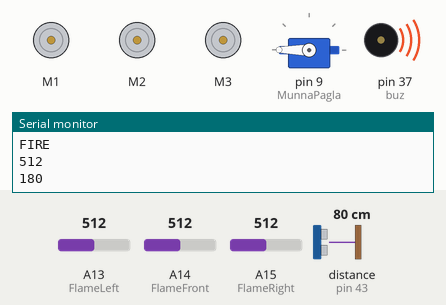
Simulated run of this sketch. Board: Arduino Mega 2560, built with avr-gcc and run on an emulated ATmega2560. On the bench: 3 × DC motor (green arrow = forward, orange = backward, longer = faster), servo, buzzer (waves = sounding, pin HIGH), the last lines printed to the serial monitor. The test bench sets the inputs (shaded band); at power-on: distance to the obstacle (sensor on pin 43) 80 cm, A15 (FlameRight) = 512, A14 (FlameFront) = 512, A13 (FlameLeft) = 512. The echo pulse lasts 58.3 µs per cm; random numbers use the default seed unless the sketch sets one; pins used as bus, display or sensor lines are not drawn.

Above: at 9.8 s.
9.9 s: distance to the obstacle (sensor on pin 43) set to 2 cm
At 18.4 s:
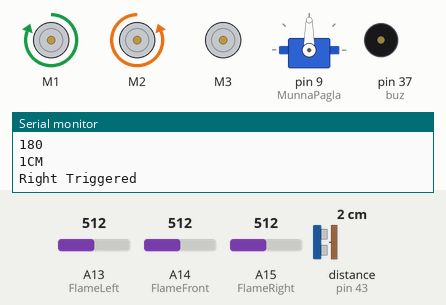
21.0 s: A15 (FlameRight) set to 505
31.5 s: A14 (FlameFront) set to 496
At 41.4 s:
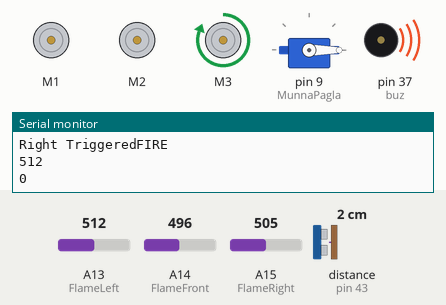
45.5 s: A14 (FlameFront) set to 716
59.5 s: A14 (FlameFront) set to 490
At 69.9 s:
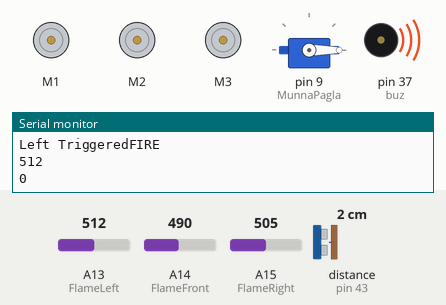
Timing chart, 0 to 71.5 s (numbered marks = the images above; inputs shaded):
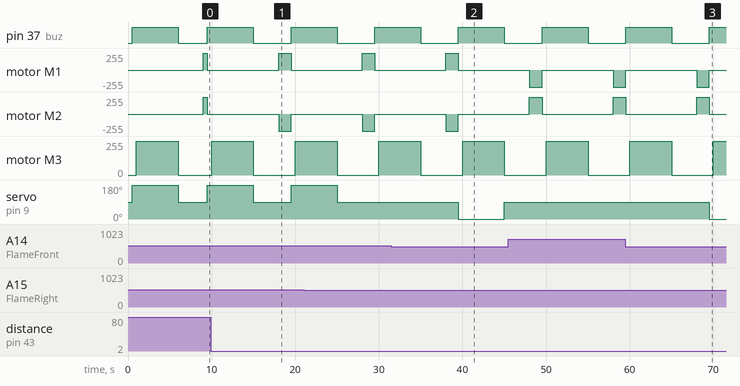

The sketch:

Jisan.ino
```cpp
#include <Servo.h>
#include <AFMotor.h>
Servo MunnaPagla;
AF_DCMotor motor1(1);
AF_DCMotor motor2(2);
AF_DCMotor Pump(3);
const int FlameRight=A15;
const int FlameFront=A14;
const int FlameLeft=A13;
const int threshold=500;
const int trigPin = 41;
const int echoPin = 43;
const int buz = 37;
int FlameR1=0;
int FlameF2=0;
int FlameL3=0;
int high=0;
int servoPos=0;
int distance=0;
int randomdir=0;
void setup() {
       MunnaPagla.write(90);
       Serial.begin(9600);
       pinMode(FlameRight,INPUT);
       pinMode(FlameFront,INPUT);
       pinMode(FlameLeft,INPUT);
       pinMode(trigPin, OUTPUT);
       pinMode(echoPin, INPUT);
       pinMode(buz, OUTPUT);
       motor1.setSpeed(255);
       motor2.setSpeed(255);
       Pump.setSpeed(255);
       MunnaPagla.attach(9);
}

void loop() {
       FlameR1=analogRead(FlameRight);
       FlameF2=analogRead(FlameFront);
       FlameL3=analogRead(FlameLeft);
       delay(500);
       if(FlameR1>threshold||FlameF2>threshold||FlameL3>threshold){
       motor1.run(RELEASE);
       motor2.run(RELEASE);
       Serial.println("FIRE");
       detect();
       }
       distance= Distance();
       Serial.print(distance);
       Serial.println("CM");

        if (distance<=25){
         randomdir=random(2);
          if(randomdir==1){
           right();
           }else{
           left();
         }
        }else{
          go();
        }

       }
void detect(){
  high=max(max(FlameR1, FlameF2),FlameL3);
  Serial.println(high);
  if (FlameR1==high){
    servoPos=180;
    }else if(FlameF2==high){
      servoPos=90;
      }else if(FlameL3==high){
        servoPos=0;
        }
    Serial.println(servoPos);
    ServoAndPump(servoPos);
  delay (3000);
  }

  //-------------------------
  int ServoAndPump(int x){
    digitalWrite(buz,HIGH);
    MunnaPagla.write(x);
    delay(500);
    Pump.run(FORWARD);
    delay(5000);
    digitalWrite(buz,LOW);
    Pump.run(RELEASE);
    MunnaPagla.write(90);

    }


int Distance(){
  long duration, distance;
  digitalWrite(trigPin,HIGH);
  delayMicroseconds(1000);
  digitalWrite(trigPin, LOW);
  duration=pulseIn(echoPin, HIGH);
  distance =(duration/2)/29.1;
  return distance;
  }


void go(){
  motor1.run(FORWARD);
  motor2.run(FORWARD);

      }
//---------------------------------------
void left(){
  Serial.print("Left Triggered");
  motor1.run(BACKWARD);
  motor2.run(FORWARD);

  delay(1000);

  }
//---------------------------------------
void right(){
  Serial.print("Right Triggered");
  motor1.run(FORWARD);
  motor2.run(BACKWARD);
  delay(1000);
  }
```

Measured:
- the behaviour switches between 512 and 511 on A14 (FlameFront) (found by bisection; images 1 and 2)
- after the input at 31.5 s, servo on pin 9 (MunnaPagla): 90° → 0° after 8.0 s, → 90° 5.5 s later
- after the input at 59.5 s, servo on pin 9 (MunnaPagla): 90° → 0° after 10.0 s
